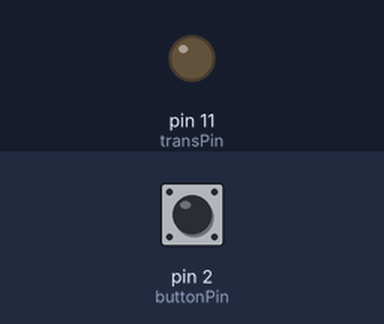
A sketch run on a simulated Arduino Uno, built with avr-gcc and run on an emulated ATmega328P. On the bench: output pins drawn as LEDs (lit = HIGH). Dashed ring = blinking. The test bench sets the inputs (shaded band); at power-on: pin 2 (buttonPin) LOW.

Above: at 1.2 s.
1.3 s: pin 2 (buttonPin) pulled HIGH for 1 s
At 3.3 s:
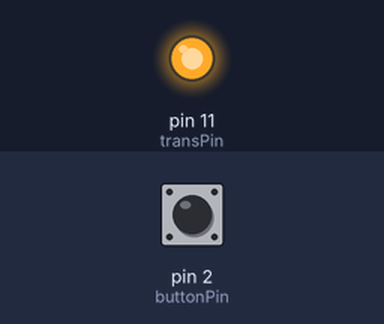
3.8 s: pin 2 (buttonPin) pulled HIGH for 3.2 s
At 4.1 s:
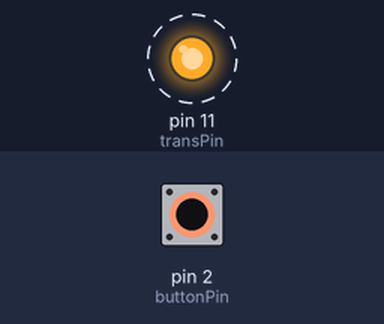
8.5 s: pin 2 (buttonPin) pulled HIGH for 0.25 s
At 9.4 s:
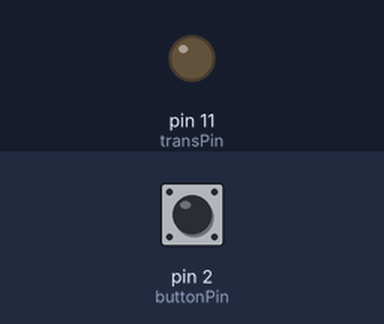
Timing chart, 0 to 11.5 s (numbered marks = the images above; inputs shaded):
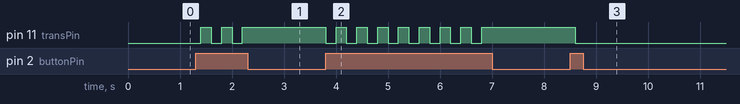

The sketch:

ders_12-Transistor_Kullan_m_.ino
```cpp
int transPin = 11;
int buttonPin = 2;
boolean state = false;

void setup() {
  pinMode(transPin, OUTPUT);
  pinMode(buttonPin, INPUT);

}

void loop() {
  /*if (digitalRead(buttonPin) == 1) {
    digitalWrite(transPin, HIGH);

  } else {
    digitalWrite(transPin, LOW);
  }*/

  if (digitalRead(buttonPin) == 1) {
    if (state == false) {
      digitalWrite(transPin, HIGH);
      state = true;

    } else {
      digitalWrite(transPin, LOW);
      state = false;
    }
    }
    delay(200);

}
```

Measured:
- after the input at 1.3 s, pin 11 (transPin): alternates HIGH for 0.20 s and LOW for 0.20 s, 5 changes in all, then stays HIGH, starting after 0.10 s
- after the input at 3.8 s, pin 11 (transPin): alternates HIGH for 0.20 s and LOW for 0.20 s, 16 changes in all, then stays HIGH, starting at once
- after the input at 8.5 s, pin 11 (transPin): HIGH → LOW after 0.10 s
